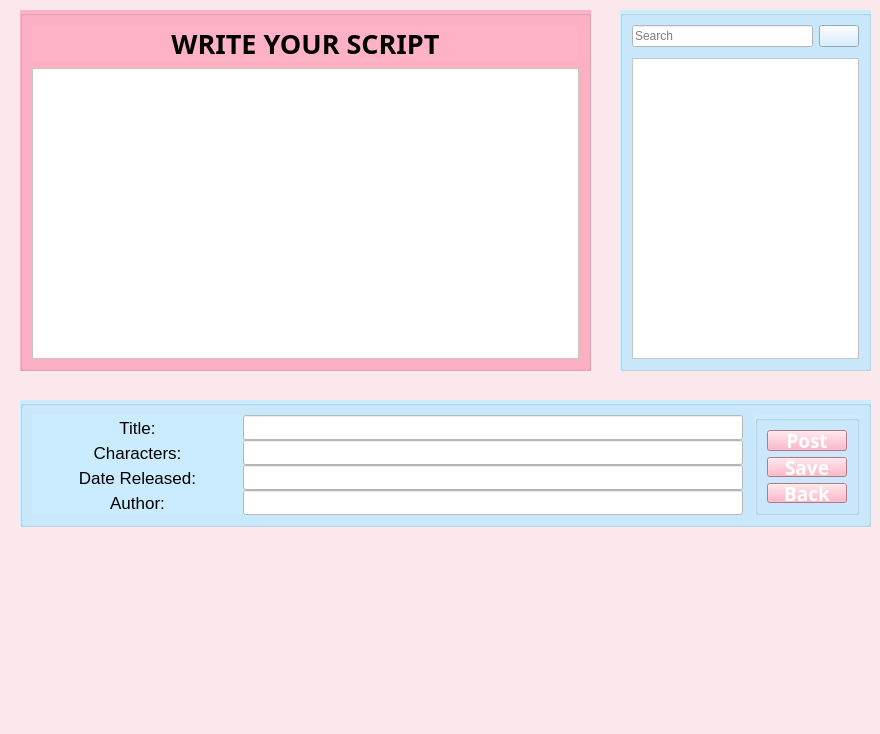
<?xml version="1.0" encoding="UTF-8"?>
<ui version="4.0">
 <class>MainWindow</class>
 <widget class="QMainWindow" name="MainWindow">
  <property name="geometry">
   <rect>
    <x>0</x>
    <y>0</y>
    <width>880</width>
    <height>734</height>
   </rect>
  </property>
  <property name="windowTitle">
   <string>MainWindow</string>
  </property>
  <property name="styleSheet">
   <string notr="true">background-color: rgb(250, 232, 237);</string>
  </property>
  <widget class="QWidget" name="centralwidget">
   <widget class="QGroupBox" name="groupBox">
    <property name="geometry">
     <rect>
      <x>20</x>
      <y>400</y>
      <width>851</width>
      <height>271</height>
     </rect>
    </property>
    <property name="styleSheet">
     <string notr="true">background-color: rgb(203, 235, 255);

</string>
    </property>
    <property name="title">
     <string/>
    </property>
    <layout class="QGridLayout" name="gridLayout_2" columnstretch="2,0">
     <property name="sizeConstraint">
      <enum>QLayout::SetMaximumSize</enum>
     </property>
     <property name="horizontalSpacing">
      <number>12</number>
     </property>
     <item row="0" column="0">
      <layout class="QGridLayout" name="gridLayout" columnstretch="2,0">
       <item row="2" column="0">
        <widget class="QLabel" name="label_4">
         <property name="font">
          <font>
           <pointsize>13</pointsize>
           <weight>50</weight>
           <bold>false</bold>
          </font>
         </property>
         <property name="text">
          <string>Date Released:</string>
         </property>
         <property name="alignment">
          <set>Qt::AlignCenter</set>
         </property>
        </widget>
       </item>
       <item row="1" column="1">
        <widget class="QLineEdit" name="lineEdit_Character">
         <property name="maximumSize">
          <size>
           <width>16777215</width>
           <height>25</height>
          </size>
         </property>
         <property name="styleSheet">
          <string notr="true">background-color: rgb(255, 255, 255);</string>
         </property>
        </widget>
       </item>
       <item row="1" column="0">
        <widget class="QLabel" name="label_3">
         <property name="font">
          <font>
           <pointsize>13</pointsize>
           <weight>50</weight>
           <bold>false</bold>
          </font>
         </property>
         <property name="text">
          <string>Characters:</string>
         </property>
         <property name="alignment">
          <set>Qt::AlignCenter</set>
         </property>
        </widget>
       </item>
       <item row="0" column="1">
        <widget class="QLineEdit" name="lineEdit_Title">
         <property name="minimumSize">
          <size>
           <width>500</width>
           <height>0</height>
          </size>
         </property>
         <property name="maximumSize">
          <size>
           <width>16777215</width>
           <height>25</height>
          </size>
         </property>
         <property name="styleSheet">
          <string notr="true">background-color: rgb(255, 255, 255);</string>
         </property>
        </widget>
       </item>
       <item row="3" column="1">
        <widget class="QLineEdit" name="lineEdit_Author">
         <property name="maximumSize">
          <size>
           <width>16777215</width>
           <height>25</height>
          </size>
         </property>
         <property name="styleSheet">
          <string notr="true">background-color: rgb(255, 255, 255);</string>
         </property>
        </widget>
       </item>
       <item row="3" column="0">
        <widget class="QLabel" name="label_5">
         <property name="font">
          <font>
           <pointsize>13</pointsize>
           <weight>50</weight>
           <bold>false</bold>
          </font>
         </property>
         <property name="text">
          <string>Author:</string>
         </property>
         <property name="alignment">
          <set>Qt::AlignCenter</set>
         </property>
        </widget>
       </item>
       <item row="2" column="1">
        <widget class="QLineEdit" name="lineEdit_Date">
         <property name="maximumSize">
          <size>
           <width>16777215</width>
           <height>25</height>
          </size>
         </property>
         <property name="styleSheet">
          <string notr="true">background-color: rgb(255, 255, 255);</string>
         </property>
        </widget>
       </item>
       <item row="0" column="0">
        <widget class="QLabel" name="label_8">
         <property name="font">
          <font>
           <pointsize>13</pointsize>
           <weight>50</weight>
           <bold>false</bold>
          </font>
         </property>
         <property name="text">
          <string>Title:</string>
         </property>
         <property name="alignment">
          <set>Qt::AlignCenter</set>
         </property>
        </widget>
       </item>
      </layout>
     </item>
     <item row="0" column="1">
      <widget class="QGroupBox" name="groupBox_function">
       <property name="title">
        <string/>
       </property>
       <layout class="QVBoxLayout" name="verticalLayout_4">
        <item>
         <layout class="QVBoxLayout" name="verticalLayout_3">
          <item>
           <widget class="QPushButton" name="pushButton_Post">
            <property name="maximumSize">
             <size>
              <width>16777215</width>
              <height>40</height>
             </size>
            </property>
            <property name="font">
             <font>
              <family>Yu Gothic UI Semibold</family>
              <pointsize>14</pointsize>
              <weight>75</weight>
              <bold>true</bold>
             </font>
            </property>
            <property name="styleSheet">
             <string notr="true">background-color: rgb(255, 162, 185);
color: rgb(255, 255, 255);</string>
            </property>
            <property name="text">
             <string>Post</string>
            </property>
           </widget>
          </item>
          <item>
           <widget class="QPushButton" name="pushButton_Save">
            <property name="maximumSize">
             <size>
              <width>16777215</width>
              <height>40</height>
             </size>
            </property>
            <property name="font">
             <font>
              <family>Yu Gothic UI Semibold</family>
              <pointsize>14</pointsize>
              <weight>75</weight>
              <bold>true</bold>
             </font>
            </property>
            <property name="styleSheet">
             <string notr="true">background-color: rgb(255, 162, 185);
color: rgb(255, 255, 255);</string>
            </property>
            <property name="text">
             <string>Save</string>
            </property>
           </widget>
          </item>
          <item>
           <widget class="QPushButton" name="pushButton_Back">
            <property name="maximumSize">
             <size>
              <width>16777215</width>
              <height>40</height>
             </size>
            </property>
            <property name="font">
             <font>
              <family>Yu Gothic UI Semibold</family>
              <pointsize>14</pointsize>
              <weight>75</weight>
              <bold>true</bold>
             </font>
            </property>
            <property name="styleSheet">
             <string notr="true">background-color: rgb(255, 162, 185);
color: rgb(255, 255, 255);</string>
            </property>
            <property name="text">
             <string>Back</string>
            </property>
           </widget>
          </item>
         </layout>
        </item>
       </layout>
      </widget>
     </item>
    </layout>
   </widget>
   <widget class="QGroupBox" name="groupBox_history">
    <property name="geometry">
     <rect>
      <x>620</x>
      <y>10</y>
      <width>251</width>
      <height>361</height>
     </rect>
    </property>
    <property name="styleSheet">
     <string notr="true">background-color: rgb(203, 235, 255);</string>
    </property>
    <property name="title">
     <string/>
    </property>
    <layout class="QVBoxLayout" name="verticalLayout_2">
     <item>
      <layout class="QVBoxLayout" name="verticalLayout">
       <item>
        <layout class="QHBoxLayout" name="horizontalLayout">
         <property name="sizeConstraint">
          <enum>QLayout::SetMinimumSize</enum>
         </property>
         <property name="bottomMargin">
          <number>5</number>
         </property>
         <item>
          <widget class="QLineEdit" name="lineEdit_Search">
           <property name="maximumSize">
            <size>
             <width>16777215</width>
             <height>40</height>
            </size>
           </property>
           <property name="contextMenuPolicy">
            <enum>Qt::PreventContextMenu</enum>
           </property>
           <property name="styleSheet">
            <string notr="true">background-color: rgb(255, 255, 255);</string>
           </property>
           <property name="inputMask">
            <string/>
           </property>
           <property name="frame">
            <bool>true</bool>
           </property>
           <property name="cursorPosition">
            <number>0</number>
           </property>
           <property name="placeholderText">
            <string>Search </string>
           </property>
          </widget>
         </item>
         <item>
          <widget class="QPushButton" name="pushButton_Search">
           <property name="text">
            <string/>
           </property>
           <property name="icon">
            <iconset>
             <normaloff>search_icon.png</normaloff>search_icon.png</iconset>
           </property>
          </widget>
         </item>
        </layout>
       </item>
       <item>
        <widget class="QListView" name="Qlistview_da_viet">
         <property name="styleSheet">
          <string notr="true">background-color: rgb(255, 255, 255);</string>
         </property>
        </widget>
       </item>
      </layout>
     </item>
    </layout>
   </widget>
   <widget class="QGroupBox" name="groupBox_write_script">
    <property name="geometry">
     <rect>
      <x>20</x>
      <y>10</y>
      <width>571</width>
      <height>361</height>
     </rect>
    </property>
    <property name="styleSheet">
     <string notr="true">background-color: rgb(255, 178, 197);</string>
    </property>
    <property name="title">
     <string/>
    </property>
    <layout class="QGridLayout" name="gridLayout_3">
     <item row="1" column="0">
      <widget class="QTextEdit" name="textEdit">
       <property name="styleSheet">
        <string notr="true">background-color: rgb(255, 255, 255);</string>
       </property>
      </widget>
     </item>
     <item row="0" column="0">
      <widget class="QLabel" name="label_7">
       <property name="font">
        <font>
         <family>Sitka Heading Semibold</family>
         <pointsize>20</pointsize>
         <weight>75</weight>
         <bold>true</bold>
        </font>
       </property>
       <property name="styleSheet">
        <string notr="true">background-color: rgb(255, 178, 197);</string>
       </property>
       <property name="text">
        <string>&lt;html&gt;&lt;head/&gt;&lt;body&gt;&lt;p align=&quot;center&quot;&gt;&lt;span style=&quot; font-weight:600;&quot;&gt;WRITE YOUR SCRIPT&lt;/span&gt;&lt;/p&gt;&lt;/body&gt;&lt;/html&gt;</string>
       </property>
      </widget>
     </item>
    </layout>
   </widget>
  </widget>
  <widget class="QMenuBar" name="menubar">
   <property name="geometry">
    <rect>
     <x>0</x>
     <y>0</y>
     <width>880</width>
     <height>26</height>
    </rect>
   </property>
  </widget>
  <widget class="QStatusBar" name="statusbar"/>
 </widget>
 <resources/>
 <connections/>
</ui>
